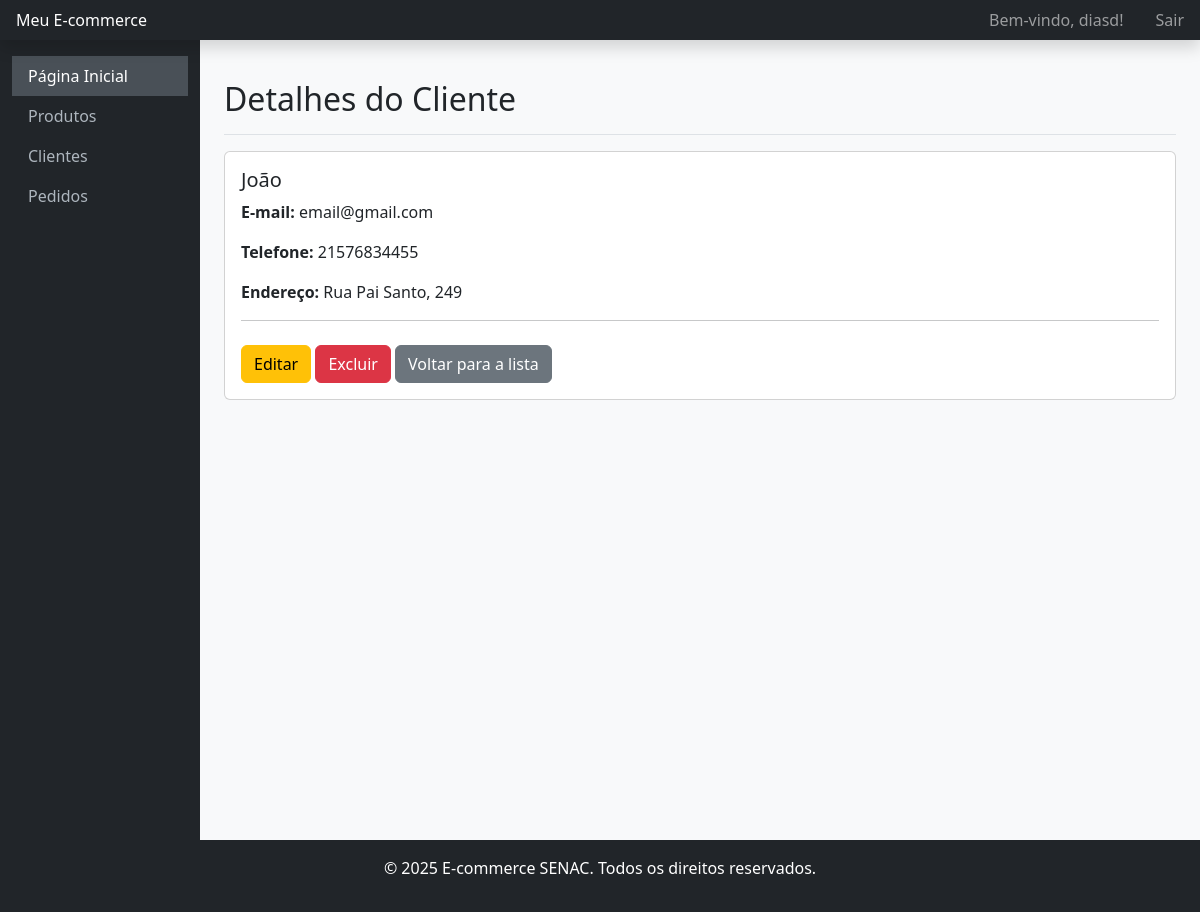
Screenshot of /clientes/1/ (signed in) with the database file from the repository.
### app/models.py (models this page shows, shortened)
class Cliente(models.Model):
    user = models.OneToOneField(User, on_delete=models.CASCADE, null=True, blank=True)
    nome = models.CharField(max_length=200)
    email = models.EmailField(unique=True)
    telefone = models.CharField(max_length=20)
    endereco = models.CharField(max_length=200)

### app/views.py (the view)
# urls.py: path('clientes/<int:pk>/', views.detalhar_cliente, name='detalhar_cliente'),
@login_required
@user_passes_test(is_superuser, login_url='/accounts/login/')
def detalhar_cliente(request, pk):
    cliente = get_object_or_404(Cliente, pk=pk)
    return render(request, 'clientes/detalhar_clientes.html', {'cliente': cliente})

### app/views.py (called while the page is built)
def is_superuser(user):
    return user.is_superuser

### app/templates/clientes/detalhar_clientes.html (shortened to what this page needs)
{% extends 'base.html' %}
{% block content %}
    <div class="d-flex justify-content-between flex-wrap flex-md-nowrap align-items-center pt-3 pb-2 mb-3 border-bottom">
        <h1 class="h2">Detalhes do Cliente</h1>
    </div>
    <div class="card">
        <div class="card-body">
            <h5 class="card-title">{{ cliente.nome }}</h5>
            <p class="card-text"><strong>E-mail:</strong> {{ cliente.email }}</p>
            <p class="card-text"><strong>Telefone:</strong> {{ cliente.telefone }}</p>
            <p class="card-text"><strong>Endereço:</strong> {{ cliente.endereco }}</p>
            <hr>
            <div class="mt-4">
                <a href="{% url 'editar_cliente' cliente.pk %}" class="btn btn-warning">Editar</a>
                <a href="{% url 'excluir_cliente' cliente.pk %}" class="btn btn-danger">Excluir</a>
                <a href="{% url 'listar_clientes' %}" class="btn btn-secondary">Voltar para a lista</a>
            </div>
        </div>
    </div>
{% endblock %}

### app/templates/base.html (shortened to what this page needs)
{% load static %}
<!DOCTYPE html>
<html lang="pt-br">
<head>
    <link href="https://cdn.jsdelivr.net/npm/bootstrap@5.3.3/dist/css/bootstrap.min.css" rel="stylesheet" xintegrity="sha384-QWTKZyjpPEjISv5WaRU9OFeRpok6YctnYmDr5pNlyT2bRjXh0JMhjY6hW+ALEwIH">
</head>
<body>
    <header class="navbar navbar-dark bg-dark sticky-top bg-dark flex-md-nowrap p-0 shadow">
        <a class="navbar-brand col-md-3 col-lg-2 me-0 px-3 fs-6" href="{% url 'home' %}">Meu E-commerce</a>
        <div class="navbar-nav">
            <div class="nav-item text-nowrap d-flex align-items-center">
                {% if user.is_authenticated %}
                    <span class="nav-link px-3">Bem-vindo, {{ user.username }}!</span>
                    <a class="nav-link px-3" href="{% url 'logout' %}">Sair</a>
                {% else %}
                    <a class="nav-link px-3" href="{% url 'login' %}">Login</a>
                {% endif %}
            </div>
        </div>
    </header>
    <div class="container-fluid">
        <div class="row">
            <nav id="sidebarMenu" class="col-md-3 col-lg-2 d-md-block bg-dark sidebar collapse">
                <div class="position-sticky pt-3 sidebar-sticky">
                    <ul class="nav flex-column">
                        <li class="nav-item">
                            <a class="nav-link active" aria-current="page" href="{% url 'home' %}">
                                Página Inicial
                            </a>
                        </li>
                        {% if user.is_superuser %}
                        <li class="nav-item">
                            <a class="nav-link" href="{% url 'listar_produtos_admin' %}">
                                Produtos
                            </a>
                        </li>
                        <li class="nav-item">
                            <a class="nav-link" href="{% url 'listar_clientes' %}">
                                Clientes
                            </a>
                        </li>
                        <li class="nav-item">
                            <a class="nav-link" href="{% url 'listar_todos_pedidos' %}">
                                Pedidos
                            </a>
                        </li>
                        {% endif %}
                    </ul>
                </div>
            </nav>
            <main class="col-md-9 ms-sm-auto col-lg-10 px-md-4 py-4">
                {% block content %}{% endblock %}
            </main>
        </div>
    </div>
    <footer class="bg-dark text-white text-center py-3">
        <div class="container-fluid">
            <p>&copy; 2025 E-commerce SENAC. Todos os direitos reservados.</p>
        </div>
    </footer>
</body>
</html>

### app/templates/base.html (style rules this page uses)
body { background-color: #f8f9fa; }
.sidebar { background-color: #343a40; color: #fff; min-height: 100vh; }
.sidebar .nav-link { color: #adb5bd; }
.sidebar .nav-link.active { color: #fff; background-color: #495057; }

### rows the page displays
Cliente: nome "João", email "email@gmail.com", telefone "21576834455", endereco "Rua Pai Santo, 249"

### other values shown
{{ user.username }} "diasd"
